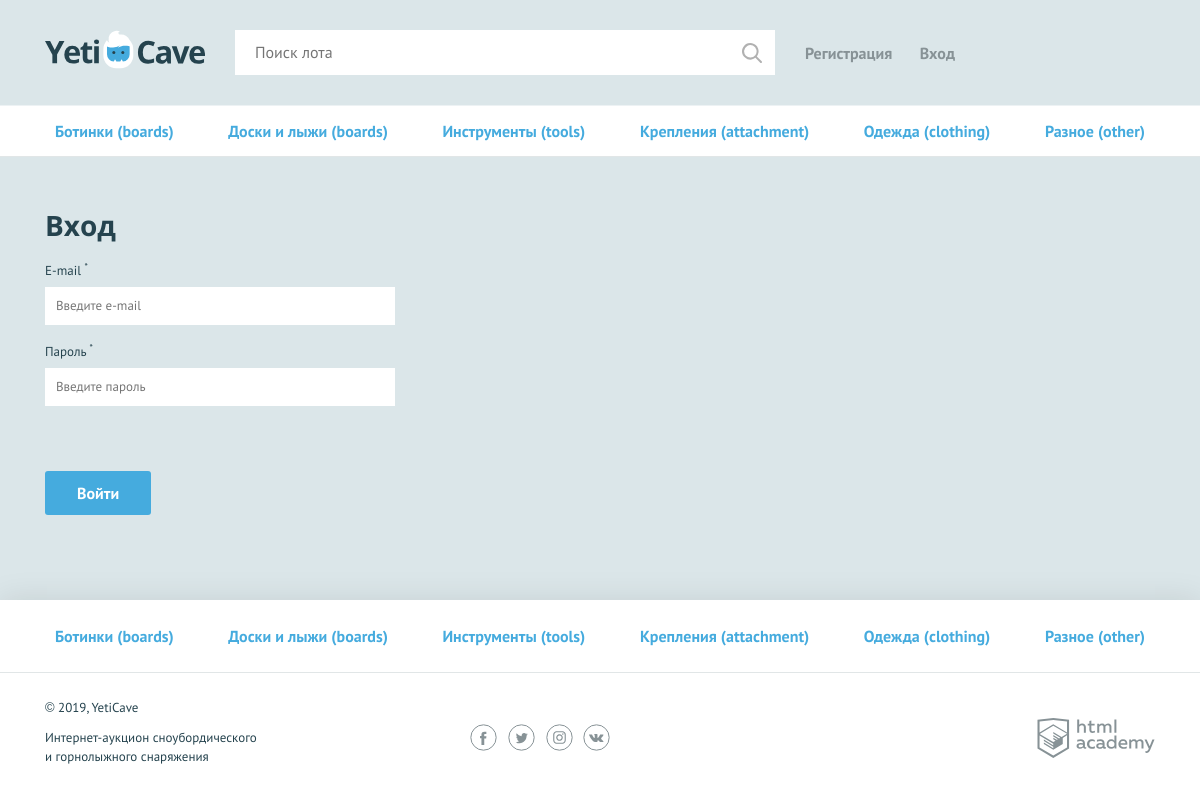
The page /login.php on the database its author committed.
### tables this page shows
CREATE TABLE category (
                          category_id INT AUTO_INCREMENT PRIMARY KEY,
                          name_cat CHAR(128),
                          character_code CHAR(64)
);

### helpers.php (called while the page is built, shortened)
<?php
function include_template($name, array $data = []) {
    $name = 'templates/' . $name;
    extract($data);
    require $name;
    $result = ob_get_clean();
    return $result;
}

### init.php (called while the page is built, shortened)
<?php
require_once('helpers.php');
$content = '';

### templates/layout.php (the view, shortened to what this page needs)
<!DOCTYPE html>
<html lang="ru">
<head>
    <link href="../css/normalize.min.css" rel="stylesheet">
    <link href="../css/style.css" rel="stylesheet">
</head>
<body>
<div class="page-wrapper">
    <header class="main-header">
        <div class="main-header__container container">
            <head>
                <a class="main-header__logo" href="../index.php">
                    <img src="../img/logo.svg" width="160" height="39" alt="Логотип компании YetiCave">
                </a>
                <form class="main-header__search" method="get" action="../search.php" autocomplete="off">
                    <input type="search" name="search" placeholder="Поиск лота">
                    <input class="main-header__search-btn" type="submit" name="find" value="Найти">
                </form>
                <nav class="user-menu">
                    <?php if (!isset($_SESSION['user'])): ?>
                        <ul class="user-menu__list">
                            <li class="user-menu__item"><a href="../sign-up.php">Регистрация</a></li>
                            <li class="user-menu__item"><a href="../login.php">Вход</a></li>
                        </ul>
                    <?php endif; ?>
                </nav>
        </div>
    </header>
    <main>
        <nav class="nav">
            <ul class="nav__list container">
                <?php foreach ($cats as $cat): ?>
                    <li class="nav__item">
                        <a href="all-lots.php">
                            <?=htmlspecialchars($cat['name_cat'] . ' (' . $cat['character_code'] . ')');?>
                        </a>
                    </li>
                <?php endforeach; ?>
            </ul>
        </nav>
        <?= $content; ?>
    </main>
</div>
<footer class="main-footer">
    <nav class="nav">
        <ul class="nav__list container">
            <?php foreach ($cats as $cat): ?>
                <li class="nav__item">
                    <a href="pages/all-lots.php">
                        <?=htmlspecialchars($cat['name_cat'] . ' (' . $cat['character_code'] . ')');?>
                    </a>
                </li>
            <?php endforeach; ?>
        </ul>
    </nav>
    <div class="main-footer__bottom container">
        <div class="main-footer__copyright">
            <p>© 2019, YetiCave</p>
            <p>Интернет-аукцион сноубордического и горнолыжного снаряжения</p>
        </div>
        <div class="main-footer__social social">
            <a class="social__link social__link--facebook" href="#">
            </a>
            <a class="social__link social__link--twitter" href="#">
            </a>
            <a class="social__link social__link--instagram" href="#">
            </a>
            <a class="social__link social__link--vkontakte" href="#">
            </a>
        </div>
        <div class="main-footer__developed-by">
            <a class="logo-academy" href="https://htmlacademy.ru/intensive/php">
            </a>
        </div>
    </div>
</footer>
</body>
</html>

### css/style.css (style rules this page uses)
html, body { height: 100%; }
.page-wrapper { display: flex; flex-direction: column; min-height: 100%; margin-bottom: -202px; }
.page-wrapper::after { content: ""; display: block; }
.page-wrapper::after { height: 85px; }
main { margin-bottom: 202px; }
body { min-width: 1140px; background-color: #dbe6e9; font-family: "PT Sans", sans-serif; font-weight: 400; font-size: 16px; line-height: 26px; color: #25434e; }
a { text-decoration: none; }
.container { width: 1110px; margin: 0 auto; padding: 0 15px; }
.main-header { padding: 30px 0 29px; border-bottom: 1px solid rgba(255, 255, 255, 0.5); }
.main-header__container { display: -webkit-flex; display: -ms-flexbox; display: flex; -webkit-justify-content: flex-start; -ms-flex-pack: start; justify-content: flex-start; }
.main-header__logo { display: block; margin-right: 30px; }
.main-header__search { position: relative; width: 540px; margin-right: 30px; }
.main-header__search input[type="search"] { width: 100%; padding: 8px 19px 9px 19px; border: 1px solid #ffffff; }
.main-header__search-btn { content: ""; position: absolute; top: 3px; right: 3px; width: 20px; height: 20px; padding: 20px; background: url("../img/search.svg") center no-repeat; opacity: 0.3; border: 0; font-size: 0; }
.user-menu__list { display: -webkit-flex; display: -ms-flexbox; display: flex; -webkit-justify-content: space-between; -ms-flex-pack: justify; justify-content: space-between; -webkit-flex-wrap: wrap; -ms-flex-wrap: wrap; flex-wrap: wrap; width: 150px; margin: 0; margin-top: 10px; padding: 0; list-style: none; }
.user-menu__item a { color: #879296; font-weight: 700; }
.user-menu { display: -webkit-flex; display: -ms-flexbox; display: flex; }
.main-footer { background-color: #ffffff; box-shadow: 0 0 30px 0 rgba(0, 0, 0, 0.1); }
.main-footer__bottom { display: -webkit-flex; display: -ms-flexbox; display: flex; -webkit-justify-content: space-between; -ms-flex-pack: justify; justify-content: space-between; -webkit-align-items: center; -ms-flex-align: center; align-items: center; padding: 25px 0; }
.main-footer__copyright { max-width: 212px; }
.main-footer__copyright p { margin: 0; margin-bottom: 11px; font-size: 13px; line-height: 19px; }
.main-footer__social { width: 140px; }
.social { display: -webkit-flex; display: -ms-flexbox; display: flex; -webkit-justify-content: space-between; -ms-flex-pack: justify; justify-content: space-between; -webkit-flex-wrap: wrap; -ms-flex-wrap: wrap; flex-wrap: wrap; }
.social__link { width: 27px; height: 27px; }
.logo-academy { display: block; width: 118px; height: 40px; }
.nav { background-color: #ffffff; border-bottom: 1px solid #e1e6e7; }
.nav__list { display: -webkit-flex; display: -ms-flexbox; display: flex; -webkit-justify-content: space-between; -ms-flex-pack: justify; justify-content: space-between; -webkit-flex-wrap: wrap; -ms-flex-wrap: wrap; flex-wrap: wrap; list-style: none; }
.nav__item a { position: relative; display: block; padding: 12px 10px; font-weight: 700; color: #45abde; }
.nav__item a::before { content: ""; display: none; position: absolute; bottom: 0; width: calc(100% - 20px); height: 3px; background-color: #e2e5e6; }
.main-footer .nav__item a { padding: 23px 10px; }

### rows shown on the page
category: name_cat+character_code "Ботинки (boards)"
category: name_cat+character_code "Доски и лыжи (boards)"
category: name_cat+character_code "Инструменты (tools)"
category: name_cat+character_code "Крепления (attachment)"
category: name_cat+character_code "Одежда (clothing)"
category: name_cat+character_code "Разное (other)"
